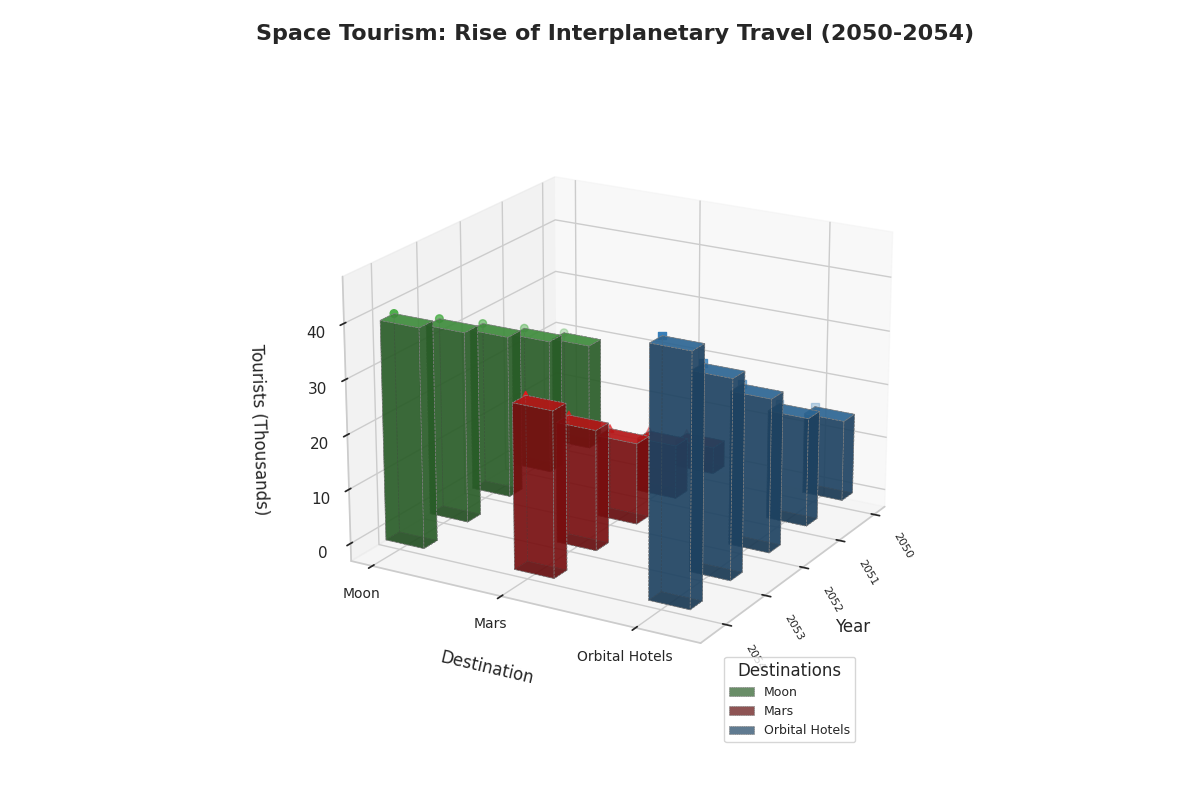

Reproduce this figure in Python.
import numpy as np
import matplotlib.pyplot as plt
from mpl_toolkits.mplot3d import Axes3D

years = np.array(['2050', '2051', '2052', '2053', '2054'])
destinations = ['Moon', 'Mars', 'Orbital Hotels']

tourists_data = np.array([
    [20, 25, 30, 35, 40],
    [5, 10, 15, 22, 30],
    [15, 20, 28, 36, 45],
])

fig = plt.figure(figsize=(12, 8))
ax = fig.add_subplot(111, projection='3d')

# Alter colors and marker styles
colors = ['#4daf4a', '#e41a1c', '#377eb8']
markers = ['o', '^', 's']

for dest_idx, destination in enumerate(destinations):
    x_pos = np.arange(len(years))
    y_pos = np.full_like(x_pos, dest_idx)
    z_pos = np.zeros_like(x_pos)
    
    dz = tourists_data[dest_idx]
    ax.bar3d(x_pos, y_pos, z_pos, dx=0.3, dy=0.3, dz=dz, 
             color=colors[dest_idx], edgecolor='grey', linewidth=0.5, 
             linestyle='--', alpha=0.7, label=destination)
    ax.scatter(x_pos, y_pos, z_pos + dz, color=colors[dest_idx], 
               marker=markers[dest_idx], s=30)

ax.set_xticks(np.arange(len(years)))
ax.set_xticklabels(years, rotation=-60, ha='left', fontsize=8)
ax.set_yticks(np.arange(len(destinations)))
ax.set_yticklabels(destinations, fontsize=10)
ax.set_xlabel('Year', labelpad=15)
ax.set_ylabel('Destination', labelpad=15)
ax.set_zlabel('Tourists (Thousands)', labelpad=15)

ax.set_title('Space Tourism: Rise of Interplanetary Travel (2050-2054)', pad=40, fontsize=16, weight='bold')
ax.legend(title='Destinations', loc='upper right', bbox_to_anchor=(0.9, 0.1), fontsize=9)

ax.grid(True, linestyle='-', color='lightgrey', linewidth=0.7)

ax.view_init(elev=20, azim=30)

plt.tight_layout()
plt.show()
